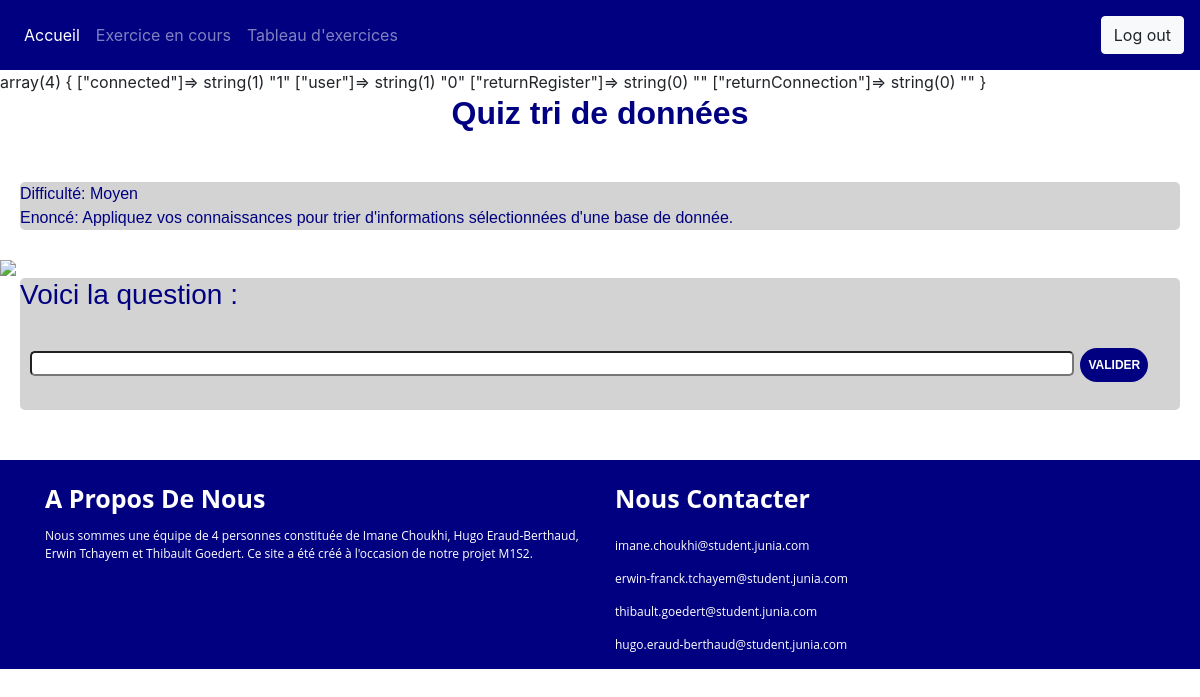
Page /index.php?page=exercice&id=1 (signed in) on the earlier database version.
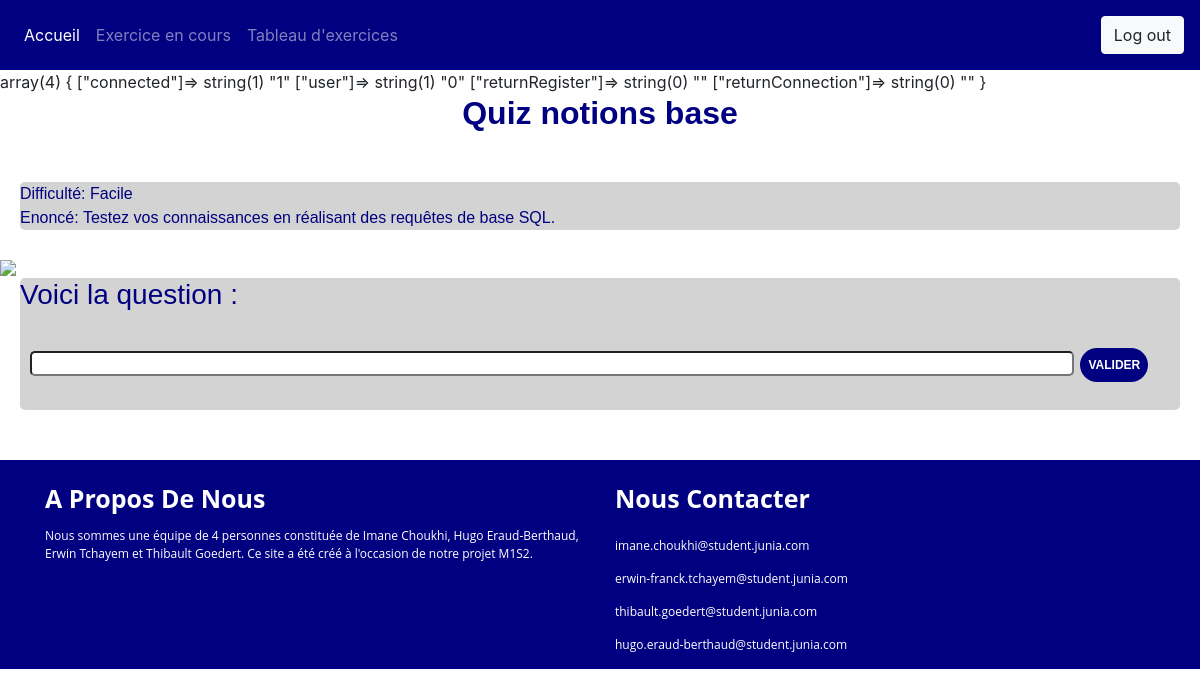
Same page on the later database version.
### tables this page shows
CREATE TABLE IF NOT EXISTS `quiz` (
  `quiz_id` int(11) NOT NULL AUTO_INCREMENT,
  `quiz_name` varchar(50) DEFAULT NULL,
  `quiz_difficulty` varchar(50) DEFAULT NULL,
  `quiz_description` varchar(1000) DEFAULT NULL,
  `user_id` int(11) NOT NULL,
  `quiz_database` varchar(50) NOT NULL,
  `quiz_img` varchar(50) NOT NULL,
  PRIMARY KEY (`quiz_id`),
  KEY `user_id` (`user_id`)
);

### Controller/PDOFactory.php (called while the page is built)
<?php
	class BDD{
		private static $connexion;
			public static function get(){
			   if(!self::$connexion instanceof PDO){
			      self::$connexion = new PDO('mysql:host=localhost;dbname=db_project;charset=utf8', 'root', '');
			   }
			   return self::$connexion;
			}
	}

### Controller/displayExercice.php (the view, shortened to what this page needs)
<?php
    function displayIntro() {
        ?>
    <div id=exercice>
		<?php
		$quizId=$_GET["id"];
		$quizSelection=BDD::get()->query("SELECT `quiz_id`, `quiz_name`,`quiz_difficulty`, `quiz_description`, `quiz_database`,`quiz_img` FROM `quiz` WHERE `quiz_id`= $quizId")->fetchAll();
		?>
        <link rel="stylesheet" type="text/css" href="View/style.css">
        <div class="title">
            <h1><?php echo $quizSelection[0]['quiz_name']; ?></h1>
        </div>
        <div class="contextbox">
            <?php echo "Difficulté: ".$quizSelection[0]['quiz_difficulty'];?>
		    <br>
		    <?php echo "Enoncé: ".$quizSelection[0]['quiz_description']; ?>
        </div>
		<br>
        <img src="ImgExo/<?php echo($quizSelection[0]['quiz_img']);?>">
	</div>
    <?php
    }
    function displayQuestion(){
        ?>
        <div class="questionbox">
            <h3>Voici la question : </h3>
            <div id='step'>
                <br>
                <form action="index.php?page=exercice&id=<?php echo($_GET["id"]);?>" method="POST">
                    <input type="text" name="reponse">
                    <button >Valider</button>
                </form>
                <br>
            </div>
        </div>
<?php
    }
?>

Differences in the rows shown:
changed quiz: quiz_name "Quiz tri de données" → "Quiz notions base"; quiz_difficulty "Moyen" → "Facile"; quiz_description "Appliquez vos connaissances pour trier d'informations sélectionnées d'une base de donnée." → "Testez vos connaissances en réalisant des requêtes de base SQL."
